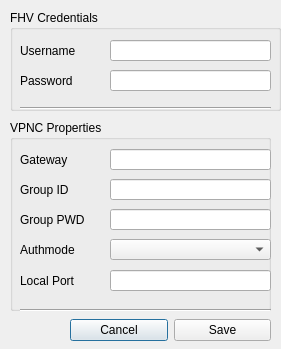
<?xml version="1.0" encoding="UTF-8"?>
<ui version="4.0">
 <class>ConfigDialog</class>
 <widget class="QDialog" name="ConfigDialog">
  <property name="windowModality">
   <enum>Qt::NonModal</enum>
  </property>
  <property name="geometry">
   <rect>
    <x>0</x>
    <y>0</y>
    <width>281</width>
    <height>349</height>
   </rect>
  </property>
  <property name="windowTitle">
   <string>Configuration</string>
  </property>
  <property name="autoFillBackground">
   <bool>false</bool>
  </property>
  <widget class="QWidget" name="AcceptQuitButtonWidget_2" native="true">
   <property name="geometry">
    <rect>
     <x>70</x>
     <y>310</y>
     <width>201</width>
     <height>41</height>
    </rect>
   </property>
   <property name="statusTip">
    <string>Quit Program</string>
   </property>
   <layout class="QGridLayout" name="gridLayout_2">
    <item row="0" column="0">
     <widget class="QPushButton" name="buttonCancel">
      <property name="statusTip">
       <string>Exit Settings without saving</string>
      </property>
      <property name="text">
       <string>Cancel</string>
      </property>
     </widget>
    </item>
    <item row="0" column="1">
     <widget class="QPushButton" name="buttonSave">
      <property name="statusTip">
       <string>Save Configuration</string>
      </property>
      <property name="text">
       <string>Save</string>
      </property>
      <property name="shortcut">
       <string>Ctrl+S</string>
      </property>
     </widget>
    </item>
   </layout>
  </widget>
  <widget class="QGroupBox" name="groupBox">
   <property name="geometry">
    <rect>
     <x>10</x>
     <y>10</y>
     <width>271</width>
     <height>101</height>
    </rect>
   </property>
   <property name="title">
    <string>FHV Credentials</string>
   </property>
   <widget class="QLineEdit" name="lineEditUsername">
    <property name="geometry">
     <rect>
      <x>100</x>
      <y>30</y>
      <width>161</width>
      <height>21</height>
     </rect>
    </property>
   </widget>
   <widget class="QLabel" name="PasswordLabel">
    <property name="geometry">
     <rect>
      <x>10</x>
      <y>60</y>
      <width>67</width>
      <height>21</height>
     </rect>
    </property>
    <property name="text">
     <string>Password</string>
    </property>
   </widget>
   <widget class="QLabel" name="UsernameLabel">
    <property name="geometry">
     <rect>
      <x>10</x>
      <y>30</y>
      <width>81</width>
      <height>21</height>
     </rect>
    </property>
    <property name="text">
     <string>Username</string>
    </property>
   </widget>
   <widget class="QLineEdit" name="lineEditPassword">
    <property name="geometry">
     <rect>
      <x>100</x>
      <y>60</y>
      <width>161</width>
      <height>21</height>
     </rect>
    </property>
    <property name="echoMode">
     <enum>QLineEdit::Password</enum>
    </property>
   </widget>
   <widget class="Line" name="line">
    <property name="geometry">
     <rect>
      <x>10</x>
      <y>90</y>
      <width>251</width>
      <height>16</height>
     </rect>
    </property>
    <property name="orientation">
     <enum>Qt::Horizontal</enum>
    </property>
   </widget>
  </widget>
  <widget class="QGroupBox" name="groupBox_2">
   <property name="geometry">
    <rect>
     <x>10</x>
     <y>120</y>
     <width>261</width>
     <height>191</height>
    </rect>
   </property>
   <property name="title">
    <string>VPNC Properties</string>
   </property>
   <widget class="QLineEdit" name="lineEditLocalPort">
    <property name="geometry">
     <rect>
      <x>100</x>
      <y>150</y>
      <width>161</width>
      <height>21</height>
     </rect>
    </property>
   </widget>
   <widget class="QLabel" name="label_4">
    <property name="geometry">
     <rect>
      <x>10</x>
      <y>90</y>
      <width>81</width>
      <height>20</height>
     </rect>
    </property>
    <property name="text">
     <string>Group PWD</string>
    </property>
   </widget>
   <widget class="QLineEdit" name="lineEditGateway">
    <property name="geometry">
     <rect>
      <x>100</x>
      <y>29</y>
      <width>161</width>
      <height>21</height>
     </rect>
    </property>
   </widget>
   <widget class="QLineEdit" name="lineEditGroupPwd">
    <property name="geometry">
     <rect>
      <x>100</x>
      <y>89</y>
      <width>161</width>
      <height>21</height>
     </rect>
    </property>
    <property name="echoMode">
     <enum>QLineEdit::Password</enum>
    </property>
   </widget>
   <widget class="QLabel" name="label_2">
    <property name="geometry">
     <rect>
      <x>10</x>
      <y>30</y>
      <width>67</width>
      <height>20</height>
     </rect>
    </property>
    <property name="text">
     <string>Gateway</string>
    </property>
   </widget>
   <widget class="QLineEdit" name="lineEditGroupId">
    <property name="geometry">
     <rect>
      <x>100</x>
      <y>59</y>
      <width>161</width>
      <height>21</height>
     </rect>
    </property>
   </widget>
   <widget class="QLabel" name="label_3">
    <property name="geometry">
     <rect>
      <x>10</x>
      <y>60</y>
      <width>81</width>
      <height>20</height>
     </rect>
    </property>
    <property name="text">
     <string>Group ID</string>
    </property>
   </widget>
   <widget class="QLabel" name="label_5">
    <property name="geometry">
     <rect>
      <x>10</x>
      <y>120</y>
      <width>81</width>
      <height>20</height>
     </rect>
    </property>
    <property name="text">
     <string>Authmode</string>
    </property>
   </widget>
   <widget class="QLabel" name="label">
    <property name="geometry">
     <rect>
      <x>10</x>
      <y>150</y>
      <width>67</width>
      <height>21</height>
     </rect>
    </property>
    <property name="text">
     <string>Local Port</string>
    </property>
   </widget>
   <widget class="QComboBox" name="comboBoxAuthmode">
    <property name="geometry">
     <rect>
      <x>100</x>
      <y>119</y>
      <width>161</width>
      <height>21</height>
     </rect>
    </property>
   </widget>
   <widget class="Line" name="line_2">
    <property name="geometry">
     <rect>
      <x>10</x>
      <y>180</y>
      <width>251</width>
      <height>20</height>
     </rect>
    </property>
    <property name="orientation">
     <enum>Qt::Horizontal</enum>
    </property>
   </widget>
  </widget>
 </widget>
 <resources>
  <include location="../img/images.qrc"/>
 </resources>
 <connections/>
</ui>
